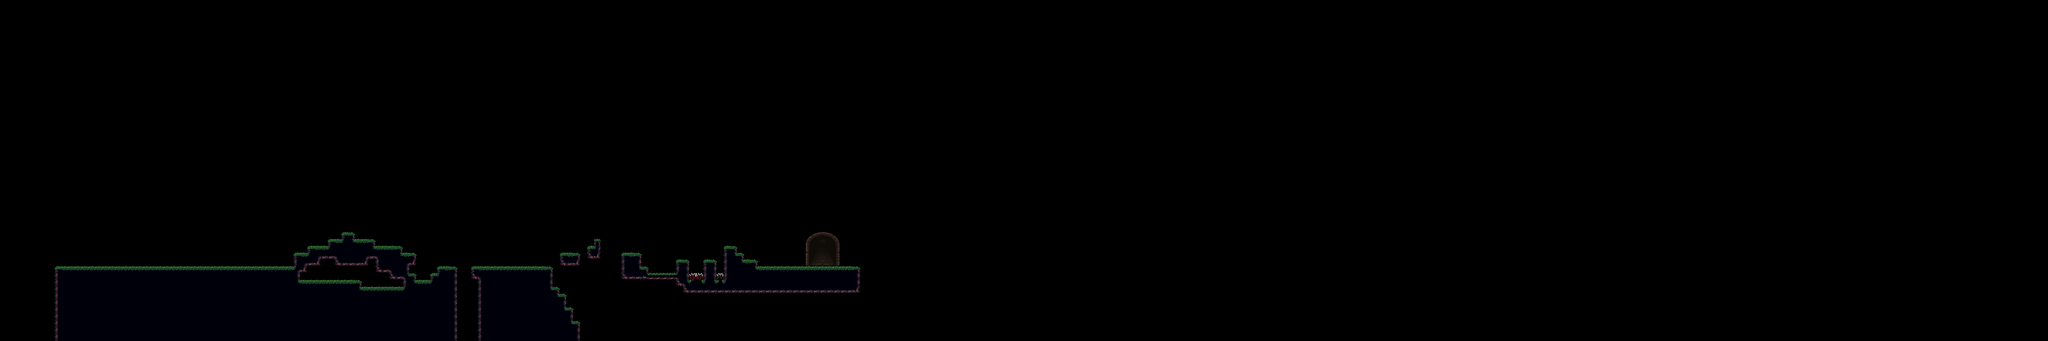

A level layout from a 2D game, rendered from its tile map. Below: a short description, then the map file with tile-grid data replaced by summaries:
An orthogonal 300x50 tile map with 16x16 px tiles, 4 tile layers (Grass, Prototype, Tile Layer 3, Traps), 4 tilesets.

<map version="1.10" tiledversion="1.10.2" orientation="orthogonal" renderorder="right-down" width="300" height="50" tilewidth="16" tileheight="16" infinite="0" nextlayerid="8" nextobjectid="1">
 <tileset firstgid="1" source="MainTileset.tsx" />
 <tileset firstgid="325" source="../Pixel2DCastleTileset/Sprites/Sliced/tileset/terrain.tsx" />
 <tileset firstgid="469" source="tilesets/environment.tsx" />
 <tileset firstgid="1159" source="tilesets/env_objects.tsx" />
 <layer id="1" name="Grass" width="300" height="50" opacity="0">
  <data>[15000 cells, 960 non-empty, 1 distinct tile ids]</data>
 </layer>
 <layer id="2" name="Prototype" width="300" height="50">
  <properties>
   <property name="DeleteTiles" type="bool" value="false" />
  </properties>
  <data>[15000 cells, 960 non-empty, 23 distinct tile ids]</data>
 </layer>
 <layer id="6" name="Tile Layer 3" width="300" height="50">
  <data>[15000 cells, 25 non-empty, 25 distinct tile ids]</data>
 </layer>
 <layer id="7" name="Traps" width="300" height="50">
  <data>[15000 cells, 3 non-empty, 3 distinct tile ids]</data>
 </layer>
</map>
